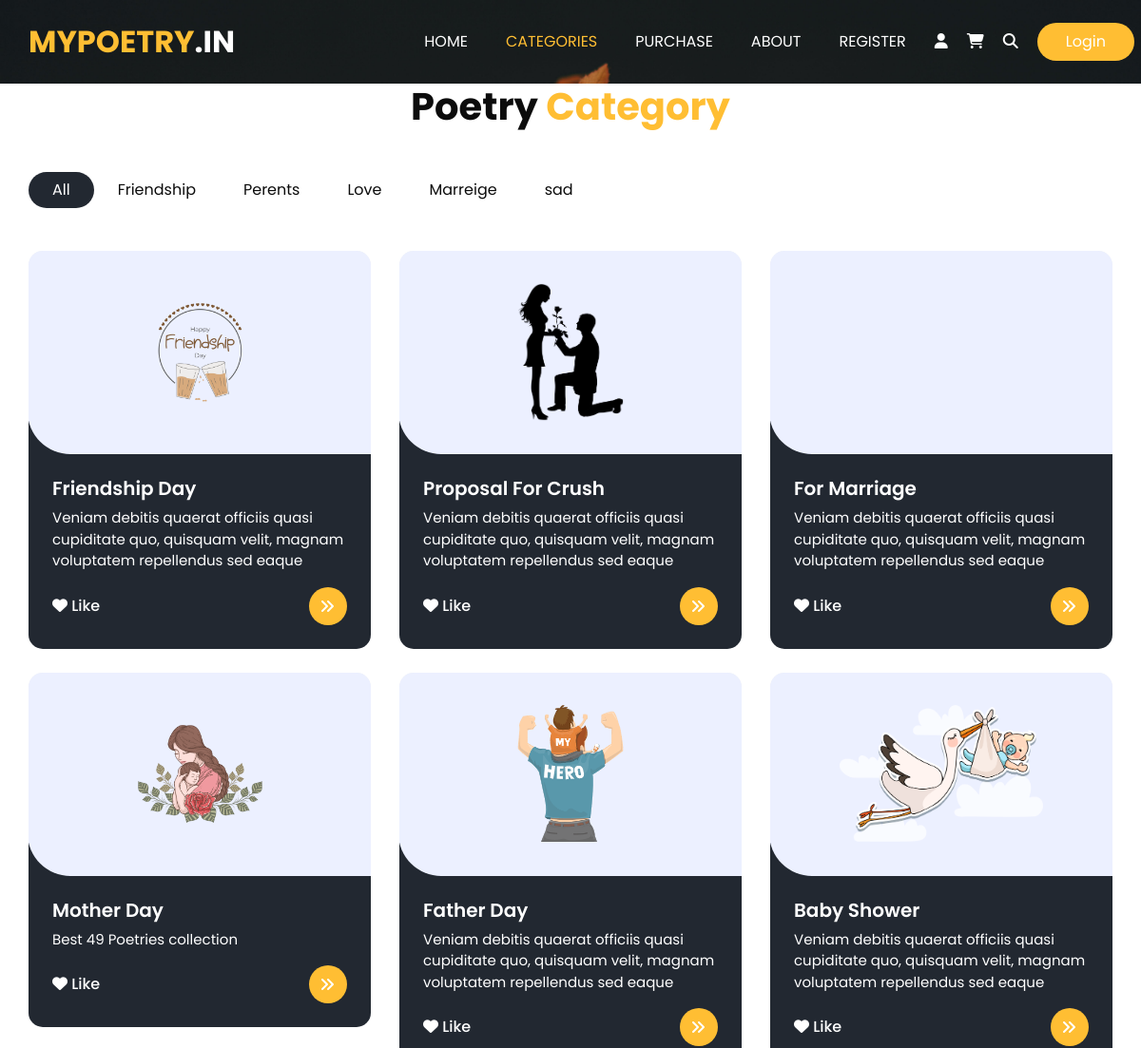
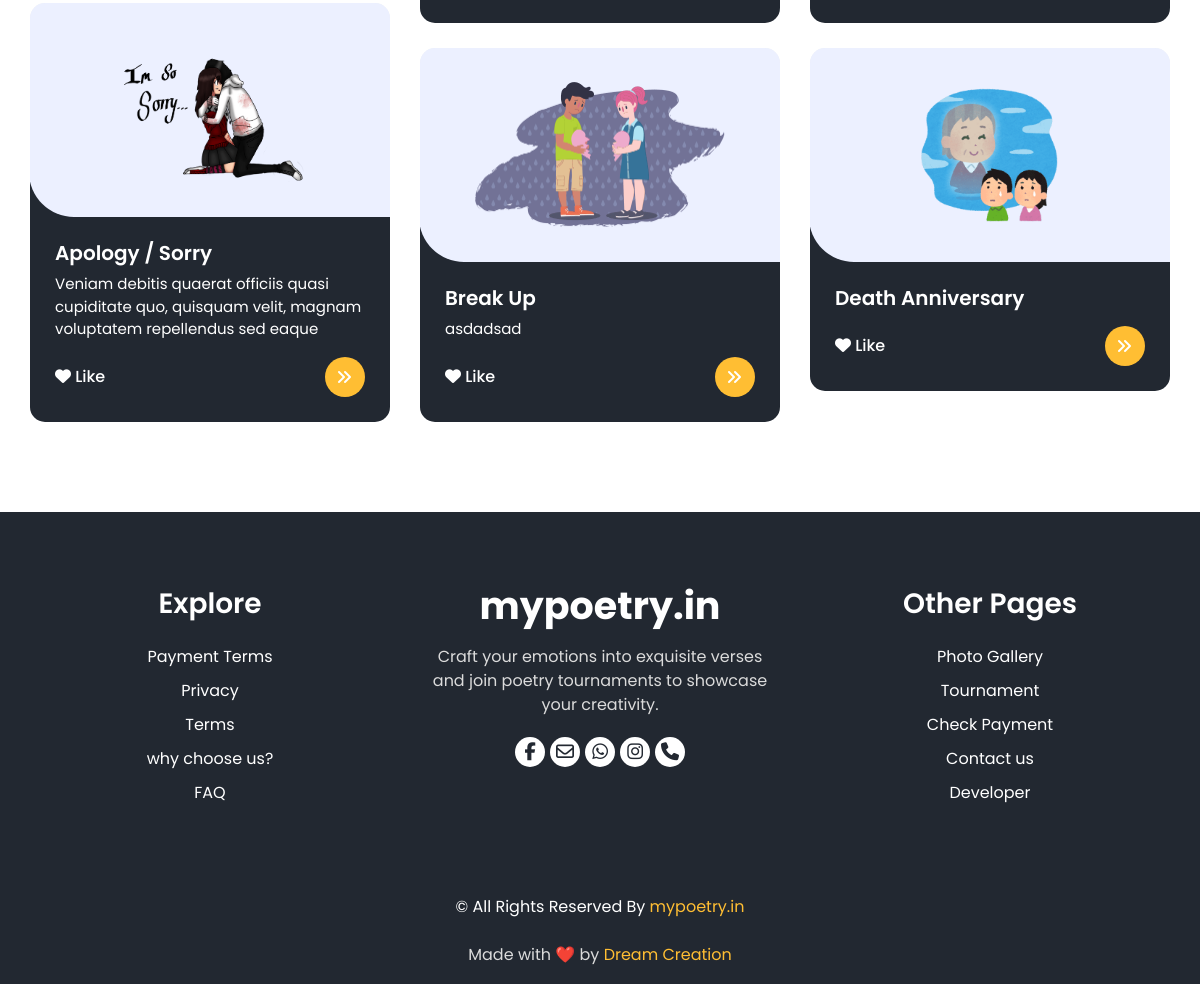
/poetry-categories.php, run on the app's committed database (2 pictures, top to bottom).
### tables this page shows
CREATE TABLE `poetry_category` (
  `id` int(255) NOT NULL,
  `category` varchar(255) NOT NULL,
  `data_filters` varchar(255) NOT NULL
);

CREATE TABLE `category_card` (
  `id` int(255) NOT NULL,
  `title` varchar(255) NOT NULL,
  `details` varchar(255) NOT NULL,
  `data-filter` varchar(255) NOT NULL,
  `img` varchar(255) NOT NULL
);

### poetry-categories.php (the view, shortened to what this page needs)
<?php session_start();
include "auth/config.php" ?>
<!DOCTYPE html>
<html>
<head>
</head>
<body class="sub_page">
    <div class="hero_area">
        <div class="bg-box">
            <img src="source/Images/hero-bg.jpg" alt="navabr">
        </div>
    </div>
    <section class="food_section layout_padding-bottom">
        <div class="container">
            <div class="heading_container heading_center">
                <h2>Poetry <span class="top3">Category</span></h2>
            </div>
            <ul class="filters_menu">
                <?php
                $sql = "SELECT * FROM poetry_category";
                $result = mysqli_query($con, $sql);
                if (mysqli_num_rows($result) > 0) {
                    $firstItem = true;
                    while ($row = mysqli_fetch_assoc($result)) {
                        $activeClass = $firstItem ? 'active' : '';
                        $dataFilter = $row['data_filters'] === '*' ? '' : 'data-filter=".' . $row['data_filters'] . '"';
                        echo '<li class="' . $activeClass . '" ' . $dataFilter . '>' . $row['category'] . '</li>';
                        $firstItem = false;
                    }
                } else {
                    echo 'No categories available.';
                }
                ?>
            </ul>
            <div class="row grid">
                <?php
                $sql = "SELECT * FROM category_card";
                $result = mysqli_query($con, $sql);
                if (mysqli_num_rows($result) > 0) {
                    while ($row = mysqli_fetch_assoc($result)) {
                        echo '<div class="col-sm-6 col-lg-4 all ' . $row['data-filter'] . '">';
                        echo '<div class="box">';
                        echo '<div>';
                        echo '<div class="img-box">';
                        echo '<img src="' . $row['img'] . '" alt="">';
                        echo '</div>';
                        echo '<div class="detail-box">';
                        echo '<h5>' . $row['title'] . '</h5>';
                        echo '<p>' . $row['details'] . '</p>';
                        echo '<div class="options">';
                        echo '<h6 style="user-select:none">';
                        echo '<i class="fa-solid fa-heart" id="likeButton_' . $row['id'] . '"></i> ';
                        echo '<span id="likeStatus_' . $row['id'] . '">Like</span>';
                        echo '</h6>';
                        echo '<a href="poetry-details.php?category='. $row['title'] .'">';
                        echo '<i class="fa fa-angles-right"></i>';
                        echo '</a>';
                        echo '</div>';
                        echo '</div>';
                        echo '</div>';
                        echo '</div>';
                        echo '</div>';
                    }
                } else {
                    echo 'No content available.';
                }
                ?>
            </div>
        </div>
    </section>
</body>
</html>

### styles/responsive.css (style rules this page uses)
@media (min-width: 1200px) { .container { max-width: 1170px; } }

### data on the page
poetry_category: category "All"
poetry_category: category "Friendship"
poetry_category: category "Perents"
poetry_category: category "Love"
poetry_category: category "Marreige"
poetry_category: category "sad"
category_card: img (picture), title "Friendship Day", details "Veniam debitis quaerat officiis quasi cupiditate quo, quisquam velit, magnam voluptatem repellendus sed eaque"
category_card: img (picture), title "Proposal For Crush", details "Veniam debitis quaerat officiis quasi cupiditate quo, quisquam velit, magnam voluptatem repellendus sed eaque"
category_card: title "For Marriage", details "Veniam debitis quaerat officiis quasi cupiditate quo, quisquam velit, magnam voluptatem repellendus sed eaque"
category_card: img (picture), title "Mother Day", details "Best 49 Poetries collection"
category_card: img (picture), title "Father Day", details "Veniam debitis quaerat officiis quasi cupiditate quo, quisquam velit, magnam voluptatem repellendus sed eaque"
category_card: img (picture), title "Baby Shower", details "Veniam debitis quaerat officiis quasi cupiditate quo, quisquam velit, magnam voluptatem repellendus sed eaque"
category_card: img (picture), title "Apology / Sorry", details "Veniam debitis quaerat officiis quasi cupiditate quo, quisquam velit, magnam voluptatem repellendus sed eaque"
category_card: img (picture), title "Break Up", details "asdadsad"
category_card: img (picture), title "Death Anniversary"
